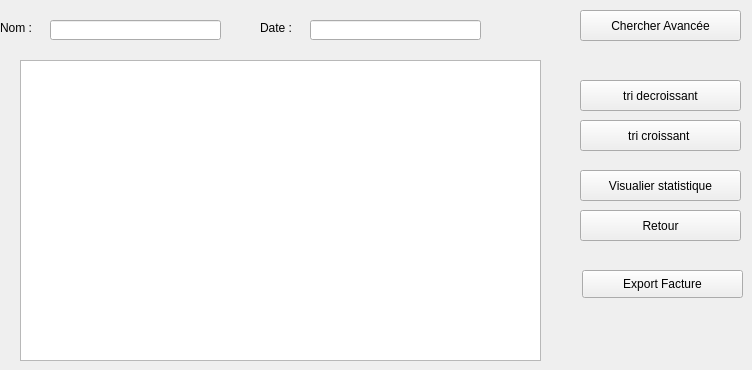
      <widget class="QWidget" name="tri_rech_stat_regionE">
       <attribute name="title">
        <string>tri/rech/stat</string>
       </attribute>
       <widget class="QTableView" name="tab_fact_tri">
        <property name="geometry">
         <rect>
          <x>20</x>
          <y>60</y>
          <width>521</width>
          <height>301</height>
         </rect>
        </property>
        <property name="styleSheet">
         <string notr="true"/>
        </property>
       </widget>
       <widget class="QLineEdit" name="chercher_REGe">
        <property name="geometry">
         <rect>
          <x>50</x>
          <y>20</y>
          <width>171</width>
          <height>20</height>
         </rect>
        </property>
       </widget>
       <widget class="QPushButton" name="retourEE">
        <property name="geometry">
         <rect>
          <x>580</x>
          <y>210</y>
          <width>161</width>
          <height>31</height>
         </rect>
        </property>
        <property name="styleSheet">
         <string notr="true">#pushButton_9{
-moz-box-shadow: 0px 10px 14px -7px #3e7327;
	-webkit-box-shadow: 0px 10px 14px -7px #3e7327;
	box-shadow: 0px 10px 14px -7px #3e7327;
	background:-webkit-gradient(linear, left top, left bottom, color-stop(0.05, #77b55a), color-stop(1, #72b352));
	background:-moz-linear-gradient(top, #77b55a 5%, #72b352 100%);
	background:-webkit-linear-gradient(top, #77b55a 5%, #72b352 100%);
	background:-o-linear-gradient(top, #77b55a 5%, #72b352 100%);
	background:-ms-linear-gradient(top, #77b55a 5%, #72b352 100%);
	background:linear-gradient(to bottom, #77b55a 5%, #72b352 100%);
	
	background-color:darkCyan;
	-moz-border-radius:4px;
	-webkit-border-radius:4px;
	border-radius:4px;
	border:1px solid #4b8f29;
	display:inline-block;
	cursor:pointer;
	color:#ffffff;
	font-family:Arial;
	font-size:13px;
	font-weight:bold;
	padding:6px 12px;
	text-decoration:none;
	text-shadow:0px 1px 0px #5b8a3c;
}
#pushButton_3:hover{
background:-webkit-gradient(linear, left top, left bottom, color-stop(0.05, #72b352), color-stop(1, #77b55a));
	background:-moz-linear-gradient(top, #72b352 5%, #77b55a 100%);
	background:-webkit-linear-gradient(top, #72b352 5%, #77b55a 100%);
	background:-o-linear-gradient(top, #72b352 5%, #77b55a 100%);
	background:-ms-linear-gradient(top, #72b352 5%, #77b55a 100%);
	background:linear-gradient(to bottom, #72b352 5%, #77b55a 100%);
	
	background-color:blue;
}</string>
        </property>
        <property name="text">
         <string>Retour</string>
        </property>
       </widget>
       <widget class="QPushButton" name="tri_croissant_reg_2">
        <property name="geometry">
         <rect>
          <x>580</x>
          <y>120</y>
          <width>161</width>
          <height>31</height>
         </rect>
        </property>
        <property name="autoFillBackground">
         <bool>false</bool>
        </property>
        <property name="styleSheet">
         <string notr="true">#pushButton_chercher
{
-moz-box-shadow: 0px 10px 14px -7px #3e7327;
	-webkit-box-shadow: 0px 10px 14px -7px #3e7327;
	box-shadow: 0px 10px 14px -7px #3e7327;
	background:-webkit-gradient(linear, left top, left bottom, color-stop(0.05, #77b55a), color-stop(1, #72b352));
	background:-moz-linear-gradient(top, #77b55a 5%, #72b352 100%);
	background:-webkit-linear-gradient(top, #77b55a 5%, #72b352 100%);
	background:-o-linear-gradient(top, #77b55a 5%, #72b352 100%);
	background:-ms-linear-gradient(top, #77b55a 5%, #72b352 100%);
	background:linear-gradient(to bottom, #77b55a 5%, #72b352 100%);
	
	background-color: darkCyan ;
	-moz-border-radius:4px;
	-webkit-border-radius:4px;
	border-radius:4px;
	border:1px solid #4b8f29;
	display:inline-block;
	cursor:pointer;
	color:#ffffff;
	font-family:Arial;
	font-size:13px;
	font-weight:bold;
	padding:6px 12px;
	text-decoration:none;
	text-shadow:0px 1px 0px #5b8a3c;
}
#pushButton_chercher:hover{
background:-webkit-gradient(linear, left top, left bottom, color-stop(0.05, #72b352), color-stop(1, #77b55a));
	background:-moz-linear-gradient(top, #72b352 5%, #77b55a 100%);
	background:-webkit-linear-gradient(top, #72b352 5%, #77b55a 100%);
	background:-o-linear-gradient(top, #72b352 5%, #77b55a 100%);
	background:-ms-linear-gradient(top, #72b352 5%, #77b55a 100%);
	background:linear-gradient(to bottom, #72b352 5%, #77b55a 100%);
	
	background-color:blue;
}</string>
        </property>
        <property name="text">
         <string>tri croissant </string>
        </property>
       </widget>
       <widget class="QPushButton" name="tri_decroissant_reg_2">
        <property name="geometry">
         <rect>
          <x>580</x>
          <y>80</y>
          <width>161</width>
          <height>31</height>
         </rect>
        </property>
        <property name="autoFillBackground">
         <bool>false</bool>
        </property>
        <property name="styleSheet">
         <string notr="true">#pushButton_chercher
{
-moz-box-shadow: 0px 10px 14px -7px #3e7327;
	-webkit-box-shadow: 0px 10px 14px -7px #3e7327;
	box-shadow: 0px 10px 14px -7px #3e7327;
	background:-webkit-gradient(linear, left top, left bottom, color-stop(0.05, #77b55a), color-stop(1, #72b352));
	background:-moz-linear-gradient(top, #77b55a 5%, #72b352 100%);
	background:-webkit-linear-gradient(top, #77b55a 5%, #72b352 100%);
	background:-o-linear-gradient(top, #77b55a 5%, #72b352 100%);
	background:-ms-linear-gradient(top, #77b55a 5%, #72b352 100%);
	background:linear-gradient(to bottom, #77b55a 5%, #72b352 100%);
	
	background-color: darkCyan ;
	-moz-border-radius:4px;
	-webkit-border-radius:4px;
	border-radius:4px;
	border:1px solid #4b8f29;
	display:inline-block;
	cursor:pointer;
	color:#ffffff;
	font-family:Arial;
	font-size:13px;
	font-weight:bold;
	padding:6px 12px;
	text-decoration:none;
	text-shadow:0px 1px 0px #5b8a3c;
}
#pushButton_chercher:hover{
background:-webkit-gradient(linear, left top, left bottom, color-stop(0.05, #72b352), color-stop(1, #77b55a));
	background:-moz-linear-gradient(top, #72b352 5%, #77b55a 100%);
	background:-webkit-linear-gradient(top, #72b352 5%, #77b55a 100%);
	background:-o-linear-gradient(top, #72b352 5%, #77b55a 100%);
	background:-ms-linear-gradient(top, #72b352 5%, #77b55a 100%);
	background:linear-gradient(to bottom, #72b352 5%, #77b55a 100%);
	
	background-color:blue;
}</string>
        </property>
        <property name="text">
         <string>tri decroissant</string>
        </property>
       </widget>
       <widget class="QPushButton" name="chercher_tri_reg_2">
        <property name="geometry">
         <rect>
          <x>580</x>
          <y>10</y>
          <width>161</width>
          <height>31</height>
         </rect>
        </property>
        <property name="autoFillBackground">
         <bool>false</bool>
        </property>
        <property name="styleSheet">
         <string notr="true">#pushButton_chercher
{
-moz-box-shadow: 0px 10px 14px -7px #3e7327;
	-webkit-box-shadow: 0px 10px 14px -7px #3e7327;
	box-shadow: 0px 10px 14px -7px #3e7327;
	background:-webkit-gradient(linear, left top, left bottom, color-stop(0.05, #77b55a), color-stop(1, #72b352));
	background:-moz-linear-gradient(top, #77b55a 5%, #72b352 100%);
	background:-webkit-linear-gradient(top, #77b55a 5%, #72b352 100%);
	background:-o-linear-gradient(top, #77b55a 5%, #72b352 100%);
	background:-ms-linear-gradient(top, #77b55a 5%, #72b352 100%);
	background:linear-gradient(to bottom, #77b55a 5%, #72b352 100%);
	
	background-color: darkCyan ;
	-moz-border-radius:4px;
	-webkit-border-radius:4px;
	border-radius:4px;
	border:1px solid #4b8f29;
	display:inline-block;
	cursor:pointer;
	color:#ffffff;
	font-family:Arial;
	font-size:13px;
	font-weight:bold;
	padding:6px 12px;
	text-decoration:none;
	text-shadow:0px 1px 0px #5b8a3c;
}
#pushButton_chercher:hover{
background:-webkit-gradient(linear, left top, left bottom, color-stop(0.05, #72b352), color-stop(1, #77b55a));
	background:-moz-linear-gradient(top, #72b352 5%, #77b55a 100%);
	background:-webkit-linear-gradient(top, #72b352 5%, #77b55a 100%);
	background:-o-linear-gradient(top, #72b352 5%, #77b55a 100%);
	background:-ms-linear-gradient(top, #72b352 5%, #77b55a 100%);
	background:linear-gradient(to bottom, #72b352 5%, #77b55a 100%);
	
	background-color:blue;
}</string>
        </property>
        <property name="text">
         <string>Chercher Avancée</string>
        </property>
       </widget>
       <widget class="QPushButton" name="stat_regionE">
        <property name="geometry">
         <rect>
          <x>580</x>
          <y>170</y>
          <width>161</width>
          <height>31</height>
         </rect>
        </property>
        <property name="autoFillBackground">
         <bool>false</bool>
        </property>
        <property name="styleSheet">
         <string notr="true">#pushButton_stat
{
-moz-box-shadow: 0px 10px 14px -7px #3e7327;
	-webkit-box-shadow: 0px 10px 14px -7px #3e7327;
	box-shadow: 0px 10px 14px -7px #3e7327;
	background:-webkit-gradient(linear, left top, left bottom, color-stop(0.05, #77b55a), color-stop(1, #72b352));
	background:-moz-linear-gradient(top, #77b55a 5%, #72b352 100%);
	background:-webkit-linear-gradient(top, #77b55a 5%, #72b352 100%);
	background:-o-linear-gradient(top, #77b55a 5%, #72b352 100%);
	background:-ms-linear-gradient(top, #77b55a 5%, #72b352 100%);
	background:linear-gradient(to bottom, #77b55a 5%, #72b352 100%);
	
	background-color: darkCyan ;
	-moz-border-radius:4px;
	-webkit-border-radius:4px;
	border-radius:4px;
	border:1px solid #4b8f29;
	display:inline-block;
	cursor:pointer;
	color:#ffffff;
	font-family:Arial;
	font-size:13px;
	font-weight:bold;
	padding:6px 12px;
	text-decoration:none;
	text-shadow:0px 1px 0px #5b8a3c;
}
#pushButton_stat:hover{
background:-webkit-gradient(linear, left top, left bottom, color-stop(0.05, #72b352), color-stop(1, #77b55a));
	background:-moz-linear-gradient(top, #72b352 5%, #77b55a 100%);
	background:-webkit-linear-gradient(top, #72b352 5%, #77b55a 100%);
	background:-o-linear-gradient(top, #72b352 5%, #77b55a 100%);
	background:-ms-linear-gradient(top, #72b352 5%, #77b55a 100%);
	background:linear-gradient(to bottom, #72b352 5%, #77b55a 100%);
	
	background-color:blue;
}</string>
        </property>
        <property name="text">
         <string>Visualier statistique</string>
        </property>
       </widget>
       <widget class="QLabel" name="label_19">
        <property name="geometry">
         <rect>
          <x>0</x>
          <y>20</y>
          <width>56</width>
          <height>16</height>
         </rect>
        </property>
        <property name="text">
         <string>Nom :</string>
        </property>
       </widget>
       <widget class="QLineEdit" name="chercher_REGe_2">
        <property name="geometry">
         <rect>
          <x>310</x>
          <y>20</y>
          <width>171</width>
          <height>20</height>
         </rect>
        </property>
       </widget>
       <widget class="QLabel" name="label_48">
        <property name="geometry">
         <rect>
          <x>260</x>
          <y>20</y>
          <width>56</width>
          <height>16</height>
         </rect>
        </property>
        <property name="text">
         <string>Date :</string>
        </property>
       </widget>
       <widget class="QPushButton" name="pushButton">
        <property name="geometry">
         <rect>
          <x>582</x>
          <y>270</y>
          <width>161</width>
          <height>28</height>
         </rect>
        </property>
        <property name="text">
         <string>Export Facture</string>
        </property>
       </widget>
      </widget>
